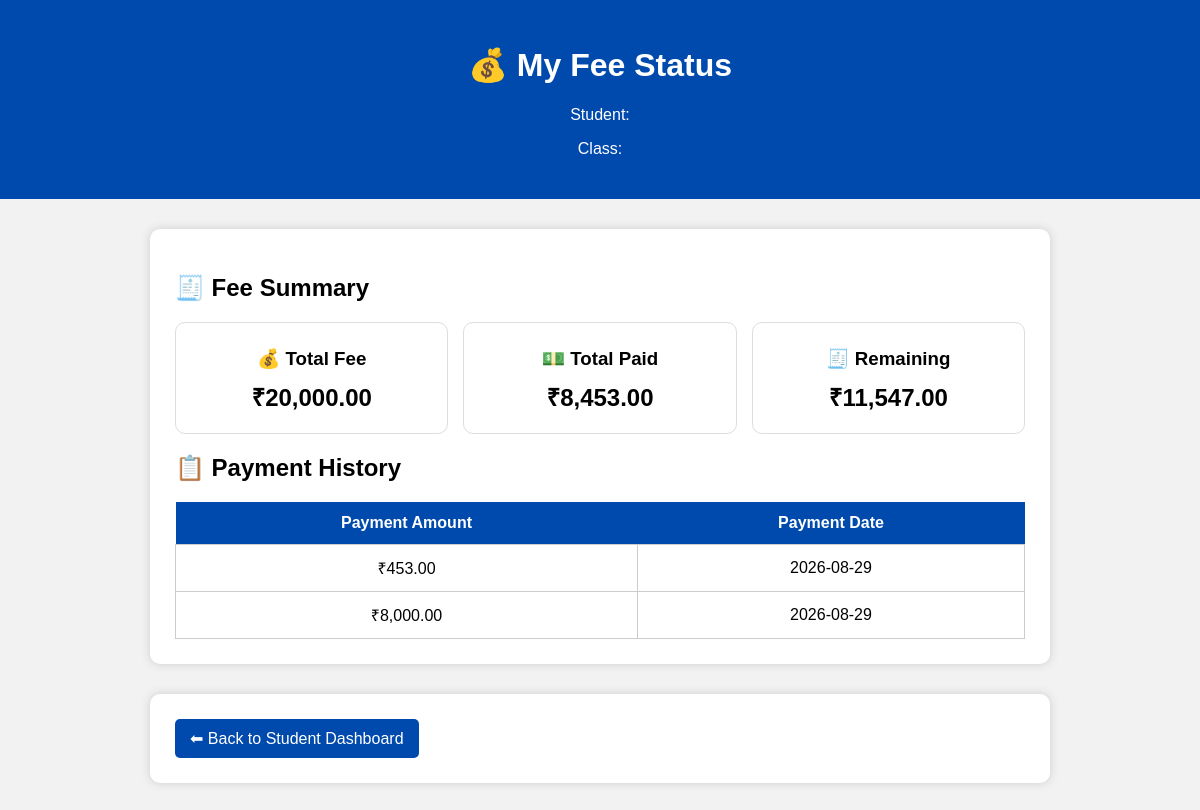
The app's page /student-fee.php (signed in) with its own data.
### tables this page shows
CREATE TABLE `student_fees` (
  `id` int(11) NOT NULL,
  `student_id` int(11) NOT NULL,
  `total_fee` decimal(10,2) NOT NULL DEFAULT '0.00'
);

CREATE TABLE `fee_payments` (
  `id` int(11) NOT NULL,
  `student_id` int(11) NOT NULL,
  `paid_amount` decimal(10,2) NOT NULL,
  `payment_date` date NOT NULL
);

### student-fee.php (the view, shortened to what this page needs)
<?php
include "connection.php";
$student_id = intval($_SESSION['student_id']);
$fee_query = mysqli_query(
    $conn,
    "SELECT total_fee
     FROM student_fees
     WHERE student_id='$student_id'
     LIMIT 1"
);
$fee_data = mysqli_fetch_assoc($fee_query);
$total_fee = 0;
if($fee_data)
{
    $total_fee = floatval($fee_data['total_fee']);
}
$paid_query = mysqli_query(
    $conn,
    "SELECT SUM(paid_amount) AS total_paid
     FROM fee_payments
     WHERE student_id='$student_id'"
);
$paid_data = mysqli_fetch_assoc($paid_query);
$total_paid = floatval(
    $paid_data['total_paid']
);
$remaining_fee =
    $total_fee - $total_paid;
$payments = mysqli_query(
    $conn,
    "SELECT paid_amount, payment_date
     FROM fee_payments
     WHERE student_id='$student_id'
     ORDER BY id DESC"
);
?>
<!DOCTYPE html>
<html>
<head>
</head>
<body>
<div class="header">
<h1>💰 My Fee Status</h1>
<p>
Student:
</p>
<p>
Class:
</p>
</div>
<div class="box">
<?php
if(!$fee_data)
{
?>
<div class="no-fee">
<h2>📭 Fee Details Not Found</h2>
<p>
School ne abhi aapki total fee set nahi ki hai.
</p>
</div>
<?php
}
else
{
?>
<h2>🧾 Fee Summary</h2>
<div class="cards">
<div class="card">
<h3>💰 Total Fee</h3>
<div class="amount">
₹<?php
echo number_format(
    $total_fee,
    2
);
?>
</div>
</div>
<div class="card">
<h3>💵 Total Paid</h3>
<div class="amount">
₹<?php
echo number_format(
    $total_paid,
    2
);
?>
</div>
</div>
<div class="card">
<h3>🧾 Remaining</h3>
<div class="amount">
₹<?php
echo number_format(
    $remaining_fee,
    2
);
?>
</div>
</div>
</div>
<h2>📋 Payment History</h2>
<?php
if(mysqli_num_rows($payments) == 0)
{
?>
<div class="no-fee">
No payment recorded yet.
</div>
<?php
}
else
{
?>
<table>
<tr>
<th>Payment Amount</th>
<th>Payment Date</th>
</tr>
<?php
while($payment =
      mysqli_fetch_assoc($payments))
{
?>
<tr>
<td>
₹<?php
echo number_format(
    $payment['paid_amount'],
    2
);
?>
</td>
<td>
<?php
echo htmlspecialchars(
    $payment['payment_date']
);
?>
</td>
</tr>
<?php
}
?>
</table>
<?php
}
?>
<?php
}
?>
</div>
<div class="box">
<a
class="back"
href="student-dashboard.php"
>
⬅ Back to Student Dashboard
</a>
</div>
</body>
</html>

### student-fee.php (style rules this page uses)
body { margin:0; font-family:Arial; background:#f2f2f2; }
.header { background:#004aad; color:white; padding:25px; text-align:center; }
.box { width:90%; max-width:850px; margin:30px auto; background:white; padding:25px; border-radius:10px; box-shadow:0 0 10px #ccc; }
.cards { display:flex; gap:15px; flex-wrap:wrap; }
.card { flex:1; min-width:180px; padding:20px; text-align:center; border:1px solid #ddd; border-radius:10px; }
.card h3 { margin:5px; }
.amount { font-size:24px; font-weight:bold; margin-top:10px; }
table { width:100%; border-collapse:collapse; margin-top:20px; }
th { background:#004aad; color:white; padding:12px; }
td { border:1px solid #ccc; padding:12px; text-align:center; }
.back { display:inline-block; background:#004aad; color:white; padding:10px 15px; text-decoration:none; border-radius:5px; }

### records on screen
student_fees: total_fee "20,000.00"
fee_payments: paid_amount "453.00", payment_date "2026-08-29"
fee_payments: paid_amount "8,000.00", payment_date "2026-08-29"

### other values on screen
$total_paid "8,453.00"
$remaining_fee "11,547.00"
